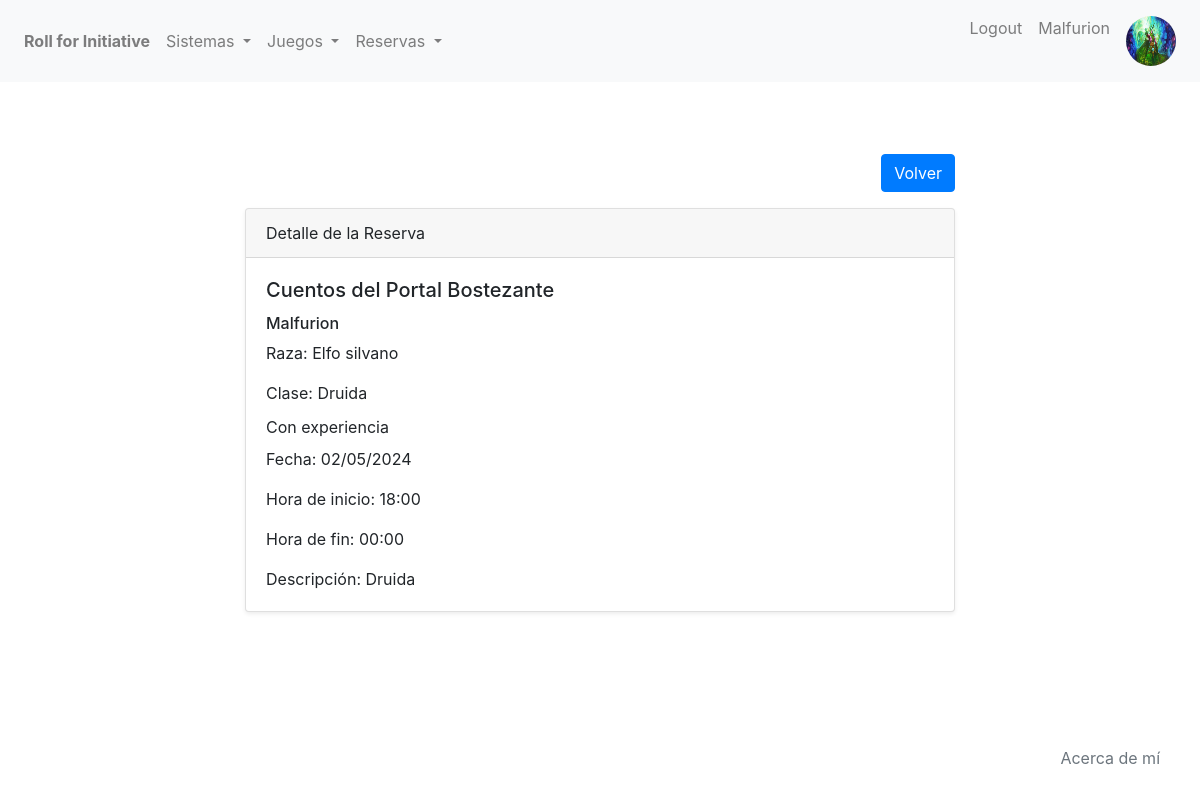
Screenshot of /partidas/reserva/8/detail/ (signed in) with the database file from the repository.
### partidas/models.py (models this page shows, shortened)
class Avatar(models.Model):
    user = models.OneToOneField(User, on_delete=models.CASCADE, related_name="avatar")
    image = models.ImageField(upload_to="avatars/")

class Reserva(models.Model):
    jugador = models.ForeignKey(User, null=True, on_delete=models.SET_NULL)
    juego = models.ForeignKey(Juego, on_delete=models.CASCADE, related_name='reservas')
    raza = models.CharField(max_length=50)
    clase = models.CharField(max_length=50)
    experiencia = models.BooleanField(default=True)
    descripcion = models.TextField(max_length=500)

class Juego(models.Model):
    nombre = models.CharField(max_length=250)
    disponible = models.BooleanField(default=True)
    numero_de_jugadores = models.IntegerField()
    sistema_de_juego = models.ForeignKey(Sistema, on_delete=models.CASCADE, related_name='sistema_de_juego')
    descripcion = models.TextField(blank=True, null=True)
    fecha = models.DateField(default=timezone.now)
    hora_inicio = models.TimeField(default=timezone.now().replace(second=0, microsecond=0))
    hora_fin = models.TimeField(default=timezone.now().replace(second=0, microsecond=0))
    def __str__(self):
        return f"{self.nombre}"

### partidas/views.py (the view)
# urls.py: path("reserva/<int:pk>/detail/", ReservaDetailView.as_view(), name="reserva-detail"),
class ReservaDetailView(LoginRequiredMixin, DetailView):
    model = Reserva
    template_name = "partidas/vbc/reserva-detail.html"
    context_object_name = "reserva"

### partidas/templates/partidas/vbc/reserva-detail.html (shortened to what this page needs)
{% extends 'partidas/base.html' %}
{% block content %}
<section class="py-5">
    <div class="container">
        <div class="row">
            <div class="col-lg-8 mx-auto">
                <div class="text-right mb-3">
                    <a href="#" class="btn btn-primary" onclick="history.back()">Volver</a>
                </div>
                <div class="card shadow-sm">
                    <div class="card-header">
                        Detalle de la Reserva
                    </div>
                    <div class="card-body">
                        <h5 class="card-title">{{ reserva.juego }}</h5>
                        <h6 class="card-text">{{ reserva.jugador }}</h6>
                        <p class="card-text">Raza: {{ reserva.raza }}</p>
                        <p class="card-text">Clase: {{ reserva.clase}}</p>
                        {% if reserva.experiencia %}
                        <p class="card-subtitle mb-2">Con experiencia</p>
                        {% else %}
                        <p class="card-subtitle mb-2">Sin experiencia</p>
                        {% endif %}
                        <p class="card-text">Fecha: {{ reserva.juego.fecha | date:"d/m/Y" }}</p>
                        <p class="card-text">Hora de inicio: {{ reserva.juego.hora_inicio | date:"H:i" }}</p>
                        <p class="card-text">Hora de fin: {{ reserva.juego.hora_fin | date:"H:i" }}</p>
                        <p class="card-text">Descripción: {{ reserva.descripcion }}</p>
                    </div>
                </div>
            </div>
        </div>
    </div>
</section>
{% endblock %}

### partidas/templates/partidas/base.html (shortened to what this page needs)
{% load static %}
<!DOCTYPE html>
<html lang="en">
<head>
    <link rel="stylesheet" href="{% static 'partidas/css/bootstrap.css' %}">
</head>
<body>
    <nav class="navbar navbar-expand-lg navbar-light bg-light">
        <div class="collapse navbar-collapse" id="navbarNav">
            <ul class="navbar-nav">
                <li class="nav-item">
                    <a class="nav-link font-weight-bold" href="{% url 'home' %}">Roll for Initiative</a>
                </li>
                {% if user.is_authenticated %}
                <li class="nav-item dropdown">
                    <a class="nav-link dropdown-toggle" href="#" id="navbarDropdownMenuLinkSistema" role="button" data-toggle="dropdown" aria-haspopup="true" aria-expanded="false">
                        Sistemas
                    </a>
                </li>
                <li class="nav-item dropdown">
                    <a class="nav-link dropdown-toggle" href="#" id="navbarDropdownMenuLinkJuego" role="button" data-toggle="dropdown" aria-haspopup="true" aria-expanded="false">
                        Juegos
                    </a>
                </li>
                <li class="nav-item dropdown">
                    <a class="nav-link dropdown-toggle" href="#" id="navbarDropdownMenuLinkReserva" role="button" data-toggle="dropdown" aria-haspopup="true" aria-expanded="false">
                        Reservas
                    </a>
                </li>
                {% endif %}
            </ul>
            <ul class="navbar-nav ml-auto">
                {% if user.is_authenticated %}
                    <li class="nav-item">
                        <a class="nav-link" href="{% url 'logout' %}">Logout</a>
                    </li>
                    <li class="nav-item">
                        <a class="nav-link" href="{% url 'editar-perfil' %}">{{ user }}</a>
                    </li>
                    <li class="nav-item">
                        {% if user.avatar.image %}
                        <a href="{% url 'avatar-add' %}" class="nav-link d-inline-flex align-items-center">
                            <img src="{{ user.avatar.image.url }}" alt="Avatar" style="height: 50px; width: 50px; border-radius: 50%;">
                        </a>
                        {% else %}
                        <li class="nav-item">
                            <a href="{% url 'avatar-add' %}" class="nav-link">Añadir Avatar</a>
                        </li>
                        {% endif %}
                    </li>
                {% endif %}
                <li>
                    <a href="{% url 'about' %}" class="about-btn">Acerca de mí</a>
                </li>
            </ul>
        </div>
    </nav>
    <div class="container mt-4">
        {% block content %}{% endblock content %}
    </div>
</body>
</html>

### partidas/templates/partidas/base.html (style rules this page uses)
.about-btn { position: fixed; bottom: 20px; right: 20px; z-index: 9999; color: #6c757d; padding: 10px 20px; border-radius: 5px; cursor: pointer; }

### rows the page displays
Reserva: juego "Cuentos del Portal Bostezante", jugador "Malfurion", raza "Elfo silvano", clase "Druida", juego.fecha "02/05/2024", juego.hora_inicio "18:00", juego.hora_fin "00:00", descripcion "Druida"

### other values shown
{{ user }} "Malfurion"
